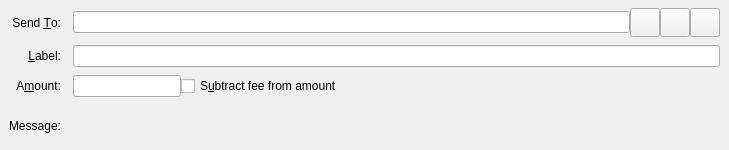
<?xml version="1.0" encoding="UTF-8"?>
<ui version="4.0">
 <class>SendCoinsEntry</class>
 <widget class="QStackedWidget" name="SendCoinsEntry">
  <property name="geometry">
   <rect>
    <x>0</x>
    <y>0</y>
    <width>729</width>
    <height>150</height>
   </rect>
  </property>
  <property name="focusPolicy">
   <enum>Qt::TabFocus</enum>
  </property>
  <property name="autoFillBackground">
   <bool>false</bool>
  </property>
  <widget class="QFrame" name="SendCoins">
   <property name="toolTip">
    <string>This is a normal payment.</string>
   </property>
   <property name="frameShape">
    <enum>QFrame::NoFrame</enum>
   </property>
   <layout class="QGridLayout" name="gridLayout">
    <property name="topMargin">
     <number>8</number>
    </property>
    <property name="bottomMargin">
     <number>4</number>
    </property>
    <property name="horizontalSpacing">
     <number>12</number>
    </property>
    <property name="verticalSpacing">
     <number>8</number>
    </property>
    <item row="2" column="1">
     <layout class="QHBoxLayout" name="horizontalLayoutAmount" stretch="0,1">
      <item>
       <widget class="PHICOINAmountField" name="payAmount"/>
      </item>
      <item>
       <widget class="QCheckBox" name="checkboxSubtractFeeFromAmount">
        <property name="toolTip">
         <string>The fee will be deducted from the amount being sent. The recipient will receive less phicoins than you enter in the amount field. If multiple recipients are selected, the fee is split equally.</string>
        </property>
        <property name="text">
         <string>S&amp;ubtract fee from amount</string>
        </property>
       </widget>
      </item>
     </layout>
    </item>
    <item row="3" column="1">
     <widget class="QLabel" name="messageTextLabel">
      <property name="toolTip">
       <string>A message that was attached to the phicoin: URI which will be stored with the transaction for your reference. Note: This message will not be sent over the PHICOIN network.</string>
      </property>
      <property name="textFormat">
       <enum>Qt::PlainText</enum>
      </property>
     </widget>
    </item>
    <item row="1" column="0">
     <widget class="QLabel" name="labellLabel">
      <property name="text">
       <string>&amp;Label:</string>
      </property>
      <property name="alignment">
       <set>Qt::AlignRight|Qt::AlignTrailing|Qt::AlignVCenter</set>
      </property>
      <property name="buddy">
       <cstring>addAsLabel</cstring>
      </property>
     </widget>
    </item>
    <item row="0" column="1">
     <layout class="QHBoxLayout" name="payToLayout">
      <property name="spacing">
       <number>0</number>
      </property>
      <item>
       <widget class="QValidatedLineEdit" name="payTo">
        <property name="toolTip">
         <string>The PHICOIN address to send the payment to</string>
        </property>
       </widget>
      </item>
      <item>
       <widget class="QToolButton" name="addressBookButton">
        <property name="toolTip">
         <string>Choose previously used address</string>
        </property>
        <property name="text">
         <string/>
        </property>
        <property name="icon">
         <iconset resource="../phicoin.qrc">
          <normaloff>:/icons/address-book</normaloff>:/icons/address-book</iconset>
        </property>
        <property name="iconSize">
         <size>
          <width>22</width>
          <height>22</height>
         </size>
        </property>
        <property name="shortcut">
         <string>Alt+A</string>
        </property>
       </widget>
      </item>
      <item>
       <widget class="QToolButton" name="pasteButton">
        <property name="toolTip">
         <string>Paste address from clipboard</string>
        </property>
        <property name="text">
         <string/>
        </property>
        <property name="icon">
         <iconset resource="../phicoin.qrc">
          <normaloff>:/icons/editpaste</normaloff>:/icons/editpaste</iconset>
        </property>
        <property name="iconSize">
         <size>
          <width>22</width>
          <height>22</height>
         </size>
        </property>
        <property name="shortcut">
         <string>Alt+P</string>
        </property>
       </widget>
      </item>
      <item>
       <widget class="QToolButton" name="deleteButton">
        <property name="toolTip">
         <string>Remove this entry</string>
        </property>
        <property name="text">
         <string/>
        </property>
        <property name="icon">
         <iconset resource="../phicoin.qrc">
          <normaloff>:/icons/remove</normaloff>:/icons/remove</iconset>
        </property>
        <property name="iconSize">
         <size>
          <width>22</width>
          <height>22</height>
         </size>
        </property>
       </widget>
      </item>
     </layout>
    </item>
    <item row="2" column="0">
     <widget class="QLabel" name="amountLabel">
      <property name="text">
       <string>A&amp;mount:</string>
      </property>
      <property name="alignment">
       <set>Qt::AlignRight|Qt::AlignTrailing|Qt::AlignVCenter</set>
      </property>
      <property name="buddy">
       <cstring>payAmount</cstring>
      </property>
     </widget>
    </item>
    <item row="1" column="1">
     <widget class="QLineEdit" name="addAsLabel">
      <property name="toolTip">
       <string>Enter a label for this address to add it to the list of used addresses</string>
      </property>
     </widget>
    </item>
    <item row="3" column="0">
     <widget class="QLabel" name="messageLabel">
      <property name="text">
       <string>Message:</string>
      </property>
      <property name="alignment">
       <set>Qt::AlignRight|Qt::AlignTrailing|Qt::AlignVCenter</set>
      </property>
     </widget>
    </item>
    <item row="0" column="0">
     <widget class="QLabel" name="payToLabel">
      <property name="text">
       <string>Send &amp;To:</string>
      </property>
      <property name="alignment">
       <set>Qt::AlignRight|Qt::AlignTrailing|Qt::AlignVCenter</set>
      </property>
      <property name="buddy">
       <cstring>payTo</cstring>
      </property>
     </widget>
    </item>
   </layout>
  </widget>
  <widget class="QFrame" name="SendCoins_UnauthenticatedPaymentRequest">
   <property name="palette">
    <palette>
     <active>
      <colorrole role="WindowText">
       <brush brushstyle="SolidPattern">
        <color alpha="255">
         <red>0</red>
         <green>0</green>
         <blue>0</blue>
        </color>
       </brush>
      </colorrole>
      <colorrole role="Button">
       <brush brushstyle="SolidPattern">
        <color alpha="255">
         <red>255</red>
         <green>255</green>
         <blue>127</blue>
        </color>
       </brush>
      </colorrole>
      <colorrole role="Light">
       <brush brushstyle="SolidPattern">
        <color alpha="255">
         <red>255</red>
         <green>255</green>
         <blue>255</blue>
        </color>
       </brush>
      </colorrole>
      <colorrole role="Midlight">
       <brush brushstyle="SolidPattern">
        <color alpha="255">
         <red>255</red>
         <green>255</green>
         <blue>191</blue>
        </color>
       </brush>
      </colorrole>
      <colorrole role="Dark">
       <brush brushstyle="SolidPattern">
        <color alpha="255">
         <red>127</red>
         <green>127</green>
         <blue>63</blue>
        </color>
       </brush>
      </colorrole>
      <colorrole role="Mid">
       <brush brushstyle="SolidPattern">
        <color alpha="255">
         <red>170</red>
         <green>170</green>
         <blue>84</blue>
        </color>
       </brush>
      </colorrole>
      <colorrole role="Text">
       <brush brushstyle="SolidPattern">
        <color alpha="255">
         <red>0</red>
         <green>0</green>
         <blue>0</blue>
        </color>
       </brush>
      </colorrole>
      <colorrole role="BrightText">
       <brush brushstyle="SolidPattern">
        <color alpha="255">
         <red>255</red>
         <green>255</green>
         <blue>255</blue>
        </color>
       </brush>
      </colorrole>
      <colorrole role="ButtonText">
       <brush brushstyle="SolidPattern">
        <color alpha="255">
         <red>0</red>
         <green>0</green>
         <blue>0</blue>
        </color>
       </brush>
      </colorrole>
      <colorrole role="Base">
       <brush brushstyle="SolidPattern">
        <color alpha="255">
         <red>255</red>
         <green>255</green>
         <blue>255</blue>
        </color>
       </brush>
      </colorrole>
      <colorrole role="Window">
       <brush brushstyle="SolidPattern">
        <color alpha="255">
         <red>255</red>
         <green>255</green>
         <blue>127</blue>
        </color>
       </brush>
      </colorrole>
      <colorrole role="Shadow">
       <brush brushstyle="SolidPattern">
        <color alpha="255">
         <red>0</red>
         <green>0</green>
         <blue>0</blue>
        </color>
       </brush>
      </colorrole>
      <colorrole role="AlternateBase">
       <brush brushstyle="SolidPattern">
        <color alpha="255">
         <red>255</red>
         <green>255</green>
         <blue>191</blue>
        </color>
       </brush>
      </colorrole>
      <colorrole role="ToolTipBase">
       <brush brushstyle="SolidPattern">
        <color alpha="255">
         <red>255</red>
         <green>255</green>
         <blue>220</blue>
        </color>
       </brush>
      </colorrole>
      <colorrole role="ToolTipText">
       <brush brushstyle="SolidPattern">
        <color alpha="255">
         <red>0</red>
         <green>0</green>
         <blue>0</blue>
        </color>
       </brush>
      </colorrole>
     </active>
     <inactive>
      <colorrole role="WindowText">
       <brush brushstyle="SolidPattern">
        <color alpha="255">
         <red>0</red>
         <green>0</green>
         <blue>0</blue>
        </color>
       </brush>
      </colorrole>
      <colorrole role="Button">
       <brush brushstyle="SolidPattern">
        <color alpha="255">
         <red>255</red>
         <green>255</green>
         <blue>127</blue>
        </color>
       </brush>
      </colorrole>
      <colorrole role="Light">
       <brush brushstyle="SolidPattern">
        <color alpha="255">
         <red>255</red>
         <green>255</green>
         <blue>255</blue>
        </color>
       </brush>
      </colorrole>
      <colorrole role="Midlight">
       <brush brushstyle="SolidPattern">
        <color alpha="255">
         <red>255</red>
         <green>255</green>
         <blue>191</blue>
        </color>
       </brush>
      </colorrole>
      <colorrole role="Dark">
       <brush brushstyle="SolidPattern">
        <color alpha="255">
         <red>127</red>
         <green>127</green>
         <blue>63</blue>
        </color>
       </brush>
      </colorrole>
      <colorrole role="Mid">
       <brush brushstyle="SolidPattern">
        <color alpha="255">
         <red>170</red>
         <green>170</green>
         <blue>84</blue>
        </color>
       </brush>
      </colorrole>
      <colorrole role="Text">
       <brush brushstyle="SolidPattern">
        <color alpha="255">
         <red>0</red>
         <green>0</green>
         <blue>0</blue>
        </color>
       </brush>
      </colorrole>
      <colorrole role="BrightText">
       <brush brushstyle="SolidPattern">
        <color alpha="255">
         <red>255</red>
         <green>255</green>
         <blue>255</blue>
        </color>
       </brush>
      </colorrole>
      <colorrole role="ButtonText">
       <brush brushstyle="SolidPattern">
        <color alpha="255">
         <red>0</red>
         <green>0</green>
         <blue>0</blue>
        </color>
       </brush>
      </colorrole>
      <colorrole role="Base">
       <brush brushstyle="SolidPattern">
        <color alpha="255">
         <red>255</red>
         <green>255</green>
         <blue>255</blue>
        </color>
       </brush>
      </colorrole>
      <colorrole role="Window">
       <brush brushstyle="SolidPattern">
        <color alpha="255">
         <red>255</red>
         <green>255</green>
         <blue>127</blue>
        </color>
       </brush>
      </colorrole>
      <colorrole role="Shadow">
       <brush brushstyle="SolidPattern">
        <color alpha="255">
         <red>0</red>
         <green>0</green>
         <blue>0</blue>
        </color>
       </brush>
      </colorrole>
      <colorrole role="AlternateBase">
       <brush brushstyle="SolidPattern">
        <color alpha="255">
         <red>255</red>
         <green>255</green>
         <blue>191</blue>
        </color>
       </brush>
      </colorrole>
      <colorrole role="ToolTipBase">
       <brush brushstyle="SolidPattern">
        <color alpha="255">
         <red>255</red>
         <green>255</green>
         <blue>220</blue>
        </color>
       </brush>
      </colorrole>
      <colorrole role="ToolTipText">
       <brush brushstyle="SolidPattern">
        <color alpha="255">
         <red>0</red>
         <green>0</green>
         <blue>0</blue>
        </color>
       </brush>
      </colorrole>
     </inactive>
     <disabled>
      <colorrole role="WindowText">
       <brush brushstyle="SolidPattern">
        <color alpha="255">
         <red>127</red>
         <green>127</green>
         <blue>63</blue>
        </color>
       </brush>
      </colorrole>
      <colorrole role="Button">
       <brush brushstyle="SolidPattern">
        <color alpha="255">
         <red>255</red>
         <green>255</green>
         <blue>127</blue>
        </color>
       </brush>
      </colorrole>
      <colorrole role="Light">
       <brush brushstyle="SolidPattern">
        <color alpha="255">
         <red>255</red>
         <green>255</green>
         <blue>255</blue>
        </color>
       </brush>
      </colorrole>
      <colorrole role="Midlight">
       <brush brushstyle="SolidPattern">
        <color alpha="255">
         <red>255</red>
         <green>255</green>
         <blue>191</blue>
        </color>
       </brush>
      </colorrole>
      <colorrole role="Dark">
       <brush brushstyle="SolidPattern">
        <color alpha="255">
         <red>127</red>
         <green>127</green>
         <blue>63</blue>
        </color>
       </brush>
      </colorrole>
      <colorrole role="Mid">
       <brush brushstyle="SolidPattern">
        <color alpha="255">
         <red>170</red>
         <green>170</green>
         <blue>84</blue>
        </color>
       </brush>
      </colorrole>
      <colorrole role="Text">
       <brush brushstyle="SolidPattern">
        <color alpha="255">
         <red>127</red>
         <green>127</green>
         <blue>63</blue>
        </color>
       </brush>
      </colorrole>
      <colorrole role="BrightText">
       <brush brushstyle="SolidPattern">
        <color alpha="255">
         <red>255</red>
         <green>255</green>
         <blue>255</blue>
        </color>
       </brush>
      </colorrole>
      <colorrole role="ButtonText">
       <brush brushstyle="SolidPattern">
        <color alpha="255">
         <red>127</red>
         <green>127</green>
         <blue>63</blue>
        </color>
       </brush>
      </colorrole>
      <colorrole role="Base">
       <brush brushstyle="SolidPattern">
        <color alpha="255">
         <red>255</red>
         <green>255</green>
         <blue>127</blue>
        </color>
       </brush>
      </colorrole>
      <colorrole role="Window">
       <brush brushstyle="SolidPattern">
        <color alpha="255">
         <red>255</red>
         <green>255</green>
         <blue>127</blue>
        </color>
       </brush>
      </colorrole>
      <colorrole role="Shadow">
       <brush brushstyle="SolidPattern">
        <color alpha="255">
         <red>0</red>
         <green>0</green>
         <blue>0</blue>
        </color>
       </brush>
      </colorrole>
      <colorrole role="AlternateBase">
       <brush brushstyle="SolidPattern">
        <color alpha="255">
         <red>255</red>
         <green>255</green>
         <blue>127</blue>
        </color>
       </brush>
      </colorrole>
      <colorrole role="ToolTipBase">
       <brush brushstyle="SolidPattern">
        <color alpha="255">
         <red>255</red>
         <green>255</green>
         <blue>220</blue>
        </color>
       </brush>
      </colorrole>
      <colorrole role="ToolTipText">
       <brush brushstyle="SolidPattern">
        <color alpha="255">
         <red>0</red>
         <green>0</green>
         <blue>0</blue>
        </color>
       </brush>
      </colorrole>
     </disabled>
    </palette>
   </property>
   <property name="toolTip">
    <string>This is an unauthenticated payment request.</string>
   </property>
   <property name="autoFillBackground">
    <bool>true</bool>
   </property>
   <property name="frameShape">
    <enum>QFrame::NoFrame</enum>
   </property>
   <layout class="QGridLayout" name="gridLayout_is">
    <property name="spacing">
     <number>12</number>
    </property>
    <item row="0" column="0">
     <widget class="QLabel" name="payToLabel_is">
      <property name="text">
       <string>Send to:</string>
      </property>
      <property name="alignment">
       <set>Qt::AlignRight|Qt::AlignTrailing|Qt::AlignVCenter</set>
      </property>
     </widget>
    </item>
    <item row="0" column="1">
     <layout class="QHBoxLayout" name="payToLayout_is">
      <property name="spacing">
       <number>0</number>
      </property>
      <item>
       <widget class="QLabel" name="payTo_is"/>
      </item>
      <item>
       <widget class="QToolButton" name="deleteButton_is">
        <property name="toolTip">
         <string>Remove this entry</string>
        </property>
        <property name="text">
         <string/>
        </property>
        <property name="icon">
         <iconset resource="../phicoin.qrc">
          <normaloff>:/icons/remove</normaloff>:/icons/remove</iconset>
        </property>
       </widget>
      </item>
     </layout>
    </item>
    <item row="1" column="0">
     <widget class="QLabel" name="memoLabel_is">
      <property name="text">
       <string>Memo:</string>
      </property>
      <property name="alignment">
       <set>Qt::AlignRight|Qt::AlignTrailing|Qt::AlignVCenter</set>
      </property>
     </widget>
    </item>
    <item row="1" column="1">
     <widget class="QLabel" name="memoTextLabel_is">
      <property name="textFormat">
       <enum>Qt::PlainText</enum>
      </property>
     </widget>
    </item>
    <item row="2" column="0">
     <widget class="QLabel" name="amountLabel_is">
      <property name="text">
       <string>A&amp;mount:</string>
      </property>
      <property name="alignment">
       <set>Qt::AlignRight|Qt::AlignTrailing|Qt::AlignVCenter</set>
      </property>
      <property name="buddy">
       <cstring>payAmount_is</cstring>
      </property>
     </widget>
    </item>
    <item row="2" column="1">
     <widget class="PHICOINAmountField" name="payAmount_is">
      <property name="acceptDrops">
       <bool>false</bool>
      </property>
     </widget>
    </item>
   </layout>
  </widget>
  <widget class="QFrame" name="SendCoins_AuthenticatedPaymentRequest">
   <property name="palette">
    <palette>
     <active>
      <colorrole role="WindowText">
       <brush brushstyle="SolidPattern">
        <color alpha="255">
         <red>0</red>
         <green>0</green>
         <blue>0</blue>
        </color>
       </brush>
      </colorrole>
      <colorrole role="Button">
       <brush brushstyle="SolidPattern">
        <color alpha="255">
         <red>140</red>
         <green>232</green>
         <blue>119</blue>
        </color>
       </brush>
      </colorrole>
      <colorrole role="Light">
       <brush brushstyle="SolidPattern">
        <color alpha="255">
         <red>230</red>
         <green>255</green>
         <blue>224</blue>
        </color>
       </brush>
      </colorrole>
      <colorrole role="Midlight">
       <brush brushstyle="SolidPattern">
        <color alpha="255">
         <red>185</red>
         <green>243</green>
         <blue>171</blue>
        </color>
       </brush>
      </colorrole>
      <colorrole role="Dark">
       <brush brushstyle="SolidPattern">
        <color alpha="255">
         <red>70</red>
         <green>116</green>
         <blue>59</blue>
        </color>
       </brush>
      </colorrole>
      <colorrole role="Mid">
       <brush brushstyle="SolidPattern">
        <color alpha="255">
         <red>93</red>
         <green>155</green>
         <blue>79</blue>
        </color>
       </brush>
      </colorrole>
      <colorrole role="Text">
       <brush brushstyle="SolidPattern">
        <color alpha="255">
         <red>0</red>
         <green>0</green>
         <blue>0</blue>
        </color>
       </brush>
      </colorrole>
      <colorrole role="BrightText">
       <brush brushstyle="SolidPattern">
        <color alpha="255">
         <red>155</red>
         <green>255</green>
         <blue>147</blue>
        </color>
       </brush>
      </colorrole>
      <colorrole role="ButtonText">
       <brush brushstyle="SolidPattern">
        <color alpha="255">
         <red>0</red>
         <green>0</green>
         <blue>0</blue>
        </color>
       </brush>
      </colorrole>
      <colorrole role="Base">
       <brush brushstyle="SolidPattern">
        <color alpha="255">
         <red>119</red>
         <green>255</green>
         <blue>233</blue>
        </color>
       </brush>
      </colorrole>
      <colorrole role="Window">
       <brush brushstyle="SolidPattern">
        <color alpha="255">
         <red>140</red>
         <green>232</green>
         <blue>119</blue>
        </color>
       </brush>
      </colorrole>
      <colorrole role="Shadow">
       <brush brushstyle="SolidPattern">
        <color alpha="255">
         <red>0</red>
         <green>0</green>
         <blue>0</blue>
        </color>
       </brush>
      </colorrole>
      <colorrole role="AlternateBase">
       <brush brushstyle="SolidPattern">
        <color alpha="255">
         <red>197</red>
         <green>243</green>
         <blue>187</blue>
        </color>
       </brush>
      </colorrole>
      <colorrole role="NoRole">
       <brush brushstyle="SolidPattern">
        <color alpha="255">
         <red>125</red>
         <green>194</green>
         <blue>122</blue>
        </color>
       </brush>
      </colorrole>
      <colorrole role="ToolTipBase">
       <brush brushstyle="SolidPattern">
        <color alpha="255">
         <red>255</red>
         <green>255</green>
         <blue>220</blue>
        </color>
       </brush>
      </colorrole>
      <colorrole role="ToolTipText">
       <brush brushstyle="SolidPattern">
        <color alpha="255">
         <red>0</red>
         <green>0</green>
         <blue>0</blue>
        </color>
       </brush>
      </colorrole>
     </active>
     <inactive>
      <colorrole role="WindowText">
       <brush brushstyle="SolidPattern">
        <color alpha="255">
         <red>0</red>
         <green>0</green>
         <blue>0</blue>
        </color>
       </brush>
      </colorrole>
      <colorrole role="Button">
       <brush brushstyle="SolidPattern">
        <color alpha="255">
         <red>140</red>
         <green>232</green>
         <blue>119</blue>
        </color>
       </brush>
      </colorrole>
      <colorrole role="Light">
       <brush brushstyle="SolidPattern">
        <color alpha="255">
         <red>230</red>
         <green>255</green>
         <blue>224</blue>
        </color>
       </brush>
      </colorrole>
      <colorrole role="Midlight">
       <brush brushstyle="SolidPattern">
        <color alpha="255">
         <red>185</red>
         <green>243</green>
         <blue>171</blue>
        </color>
       </brush>
      </colorrole>
      <colorrole role="Dark">
       <brush brushstyle="SolidPattern">
        <color alpha="255">
         <red>70</red>
         <green>116</green>
         <blue>59</blue>
        </color>
       </brush>
      </colorrole>
      <colorrole role="Mid">
       <brush brushstyle="SolidPattern">
        <color alpha="255">
         <red>93</red>
         <green>155</green>
         <blue>79</blue>
        </color>
       </brush>
      </colorrole>
      <colorrole role="Text">
       <brush brushstyle="SolidPattern">
        <color alpha="255">
         <red>0</red>
         <green>0</green>
         <blue>0</blue>
        </color>
       </brush>
      </colorrole>
      <colorrole role="BrightText">
       <brush brushstyle="SolidPattern">
        <color alpha="255">
         <red>155</red>
         <green>255</green>
         <blue>147</blue>
        </color>
       </brush>
      </colorrole>
      <colorrole role="ButtonText">
       <brush brushstyle="SolidPattern">
        <color alpha="255">
         <red>0</red>
         <green>0</green>
         <blue>0</blue>
        </color>
       </brush>
      </colorrole>
      <colorrole role="Base">
       <brush brushstyle="SolidPattern">
        <color alpha="255">
         <red>119</red>
         <green>255</green>
         <blue>233</blue>
        </color>
       </brush>
      </colorrole>
      <colorrole role="Window">
       <brush brushstyle="SolidPattern">
        <color alpha="255">
         <red>140</red>
         <green>232</green>
         <blue>119</blue>
        </color>
       </brush>
      </colorrole>
      <colorrole role="Shadow">
       <brush brushstyle="SolidPattern">
        <color alpha="255">
         <red>0</red>
         <green>0</green>
         <blue>0</blue>
        </color>
       </brush>
      </colorrole>
      <colorrole role="AlternateBase">
       <brush brushstyle="SolidPattern">
        <color alpha="255">
         <red>197</red>
         <green>243</green>
         <blue>187</blue>
        </color>
       </brush>
      </colorrole>
      <colorrole role="NoRole">
       <brush brushstyle="SolidPattern">
        <color alpha="255">
         <red>125</red>
         <green>194</green>
         <blue>122</blue>
        </color>
       </brush>
      </colorrole>
      <colorrole role="ToolTipBase">
       <brush brushstyle="SolidPattern">
        <color alpha="255">
         <red>255</red>
         <green>255</green>
         <blue>220</blue>
        </color>
       </brush>
      </colorrole>
      <colorrole role="ToolTipText">
       <brush brushstyle="SolidPattern">
        <color alpha="255">
         <red>0</red>
         <green>0</green>
         <blue>0</blue>
        </color>
       </brush>
      </colorrole>
     </inactive>
     <disabled>
      <colorrole role="WindowText">
       <brush brushstyle="SolidPattern">
        <color alpha="255">
         <red>70</red>
         <green>116</green>
         <blue>59</blue>
        </color>
       </brush>
      </colorrole>
      <colorrole role="Button">
       <brush brushstyle="SolidPattern">
        <color alpha="255">
         <red>140</red>
         <green>232</green>
         <blue>119</blue>
        </color>
       </brush>
      </colorrole>
      <colorrole role="Light">
       <brush brushstyle="SolidPattern">
        <color alpha="255">
         <red>230</red>
         <green>255</green>
         <blue>224</blue>
        </color>
       </brush>
      </colorrole>
      <colorrole role="Midlight">
       <brush brushstyle="SolidPattern">
        <color alpha="255">
         <red>185</red>
         <green>243</green>
         <blue>171</blue>
        </color>
       </brush>
      </colorrole>
      <colorrole role="Dark">
       <brush brushstyle="SolidPattern">
        <color alpha="255">
         <red>70</red>
         <green>116</green>
         <blue>59</blue>
        </color>
       </brush>
      </colorrole>
      <colorrole role="Mid">
       <brush brushstyle="SolidPattern">
        <color alpha="255">
         <red>93</red>
         <green>155</green>
         <blue>79</blue>
        </color>
       </brush>
      </colorrole>
      <colorrole role="Text">
       <brush brushstyle="SolidPattern">
        <color alpha="255">
         <red>70</red>
         <green>116</green>
         <blue>59</blue>
        </color>
       </brush>
      </colorrole>
      <colorrole role="BrightText">
       <brush brushstyle="SolidPattern">
        <color alpha="255">
         <red>155</red>
         <green>255</green>
         <blue>147</blue>
        </color>
       </brush>
      </colorrole>
      <colorrole role="ButtonText">
       <brush brushstyle="SolidPattern">
        <color alpha="255">
         <red>70</red>
         <green>116</green>
         <blue>59</blue>
        </color>
       </brush>
      </colorrole>
      <colorrole role="Base">
       <brush brushstyle="SolidPattern">
        <color alpha="255">
         <red>140</red>
         <green>232</green>
         <blue>119</blue>
        </color>
       </brush>
      </colorrole>
      <colorrole role="Window">
       <brush brushstyle="SolidPattern">
        <color alpha="255">
         <red>140</red>
         <green>232</green>
         <blue>119</blue>
        </color>
       </brush>
      </colorrole>
      <colorrole role="Shadow">
       <brush brushstyle="SolidPattern">
        <color alpha="255">
         <red>0</red>
         <green>0</green>
         <blue>0</blue>
        </color>
       </brush>
      </colorrole>
      <colorrole role="AlternateBase">
       <brush brushstyle="SolidPattern">
        <color alpha="255">
         <red>140</red>
         <green>232</green>
         <blue>119</blue>
        </color>
       </brush>
      </colorrole>
      <colorrole role="NoRole">
       <brush brushstyle="SolidPattern">
        <color alpha="255">
         <red>125</red>
         <green>194</green>
         <blue>122</blue>
        </color>
       </brush>
      </colorrole>
      <colorrole role="ToolTipBase">
       <brush brushstyle="SolidPattern">
        <color alpha="255">
         <red>255</red>
         <green>255</green>
         <blue>220</blue>
        </color>
       </brush>
      </colorrole>
      <colorrole role="ToolTipText">
       <brush brushstyle="SolidPattern">
        <color alpha="255">
         <red>0</red>
         <green>0</green>
         <blue>0</blue>
        </color>
       </brush>
      </colorrole>
     </disabled>
    </palette>
   </property>
   <property name="toolTip">
    <string>This is an authenticated payment request.</string>
   </property>
   <property name="autoFillBackground">
    <bool>true</bool>
   </property>
   <property name="frameShape">
    <enum>QFrame::NoFrame</enum>
   </property>
   <layout class="QGridLayout" name="gridLayout_s">
    <property name="spacing">
     <number>12</number>
    </property>
    <item row="0" column="0">
     <widget class="QLabel" name="payToLabel_s">
      <property name="text">
       <string>Send to:</string>
      </property>
      <property name="alignment">
       <set>Qt::AlignRight|Qt::AlignTrailing|Qt::AlignVCenter</set>
      </property>
     </widget>
    </item>
    <item row="0" column="1">
     <layout class="QHBoxLayout" name="payToLayout_s">
      <property name="spacing">
       <number>0</number>
      </property>
      <item>
       <widget class="QLabel" name="payTo_s">
        <property name="textFormat">
         <enum>Qt::PlainText</enum>
        </property>
       </widget>
      </item>
      <item>
       <widget class="QToolButton" name="deleteButton_s">
        <property name="toolTip">
         <string>Remove this entry</string>
        </property>
        <property name="text">
         <string/>
        </property>
        <property name="icon">
         <iconset resource="../phicoin.qrc">
          <normaloff>:/icons/remove</normaloff>:/icons/remove</iconset>
        </property>
       </widget>
      </item>
     </layout>
    </item>
    <item row="1" column="0">
     <widget class="QLabel" name="memoLabel_s">
      <property name="text">
       <string>Memo:</string>
      </property>
      <property name="alignment">
       <set>Qt::AlignRight|Qt::AlignTrailing|Qt::AlignVCenter</set>
      </property>
     </widget>
    </item>
    <item row="1" column="1">
     <widget class="QLabel" name="memoTextLabel_s">
      <property name="textFormat">
       <enum>Qt::PlainText</enum>
      </property>
     </widget>
    </item>
    <item row="2" column="0">
     <widget class="QLabel" name="amountLabel_s">
      <property name="text">
       <string>A&amp;mount:</string>
      </property>
      <property name="alignment">
       <set>Qt::AlignRight|Qt::AlignTrailing|Qt::AlignVCenter</set>
      </property>
      <property name="buddy">
       <cstring>payAmount_s</cstring>
      </property>
     </widget>
    </item>
    <item row="2" column="1">
     <widget class="PHICOINAmountField" name="payAmount_s">
      <property name="acceptDrops">
       <bool>false</bool>
      </property>
     </widget>
    </item>
   </layout>
  </widget>
 </widget>
 <customwidgets>
  <customwidget>
   <class>QValidatedLineEdit</class>
   <extends>QLineEdit</extends>
   <header>qvalidatedlineedit.h</header>
  </customwidget>
  <customwidget>
   <class>PHICOINAmountField</class>
   <extends>QLineEdit</extends>
   <header>phicoinamountfield.h</header>
   <container>1</container>
  </customwidget>
 </customwidgets>
 <tabstops>
  <tabstop>payTo</tabstop>
  <tabstop>addressBookButton</tabstop>
  <tabstop>pasteButton</tabstop>
  <tabstop>deleteButton</tabstop>
  <tabstop>addAsLabel</tabstop>
  <tabstop>payAmount</tabstop>
  <tabstop>payAmount_is</tabstop>
  <tabstop>deleteButton_is</tabstop>
  <tabstop>payAmount_s</tabstop>
  <tabstop>deleteButton_s</tabstop>
 </tabstops>
 <resources>
  <include location="../phicoin.qrc"/>
 </resources>
 <connections/>
</ui>
